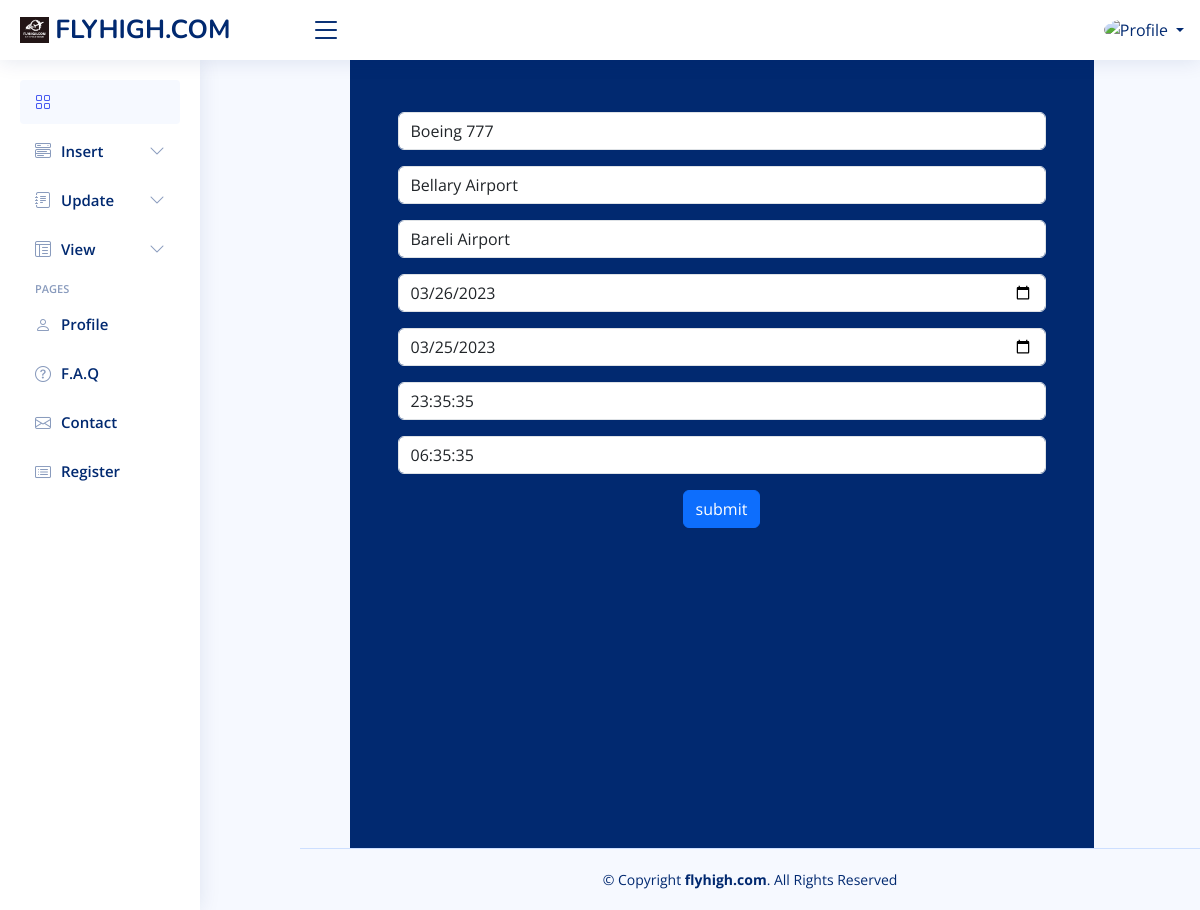
The app's page /admin/pages/fly/edit.php?id=1 with its own data.
### tables this page shows
CREATE TABLE `flight` (
  `id` int(11) NOT NULL,
  `name` varchar(50) NOT NULL,
  `airline_id` int(11) NOT NULL,
  `total_seat` int(30) NOT NULL,
  `created_at` timestamp NOT NULL DEFAULT CURRENT_TIMESTAMP ON UPDATE CURRENT_TIMESTAMP,
  `created_by` varchar(50) NOT NULL,
  `edited_at` timestamp NOT NULL DEFAULT CURRENT_TIMESTAMP,
  `edited_by` varchar(50) NOT NULL
);

CREATE TABLE `airport` (
  `id` int(11) NOT NULL,
  `name` varchar(50) NOT NULL,
  `abbr` varchar(30) NOT NULL,
  `state_id` int(11) NOT NULL,
  `created_at` timestamp NOT NULL DEFAULT CURRENT_TIMESTAMP ON UPDATE CURRENT_TIMESTAMP,
  `created_by` varchar(50) NOT NULL,
  `updated_at` timestamp NOT NULL DEFAULT CURRENT_TIMESTAMP,
  `updated_by` varchar(50) NOT NULL
);

CREATE TABLE `fly` (
  `id` int(11) NOT NULL,
  `flight_id` int(11) NOT NULL,
  `depart_id` int(11) NOT NULL,
  `arrival_id` int(11) NOT NULL,
  `arr_date` date NOT NULL,
  `depart_date` date NOT NULL,
  `arr_time` time NOT NULL,
  `depart_time` time NOT NULL,
  `created_by` varchar(50) NOT NULL,
  `created_at` timestamp NOT NULL DEFAULT CURRENT_TIMESTAMP,
  `edited_by` varchar(50) NOT NULL,
  `edited_at` timestamp NOT NULL DEFAULT CURRENT_TIMESTAMP
);

### admin/pages/fly/edit.php (the view, shortened to what this page needs)
<?php
    require '../../header.php';
    $id=$_GET['id'];
    $sql='SELECT * FROM fly WHERE id=:id';
    $statement=$connection->prepare($sql);
    $statement->execute([':id'=>$id]);
    $routes=$statement->fetch(PDO::FETCH_OBJ);
    $flightid=$routes->flight_id;
    $sql='SELECT name FROM flight WHERE id=:id';
    $sta=$connection->prepare($sql);
    $sta->execute([':id'=>$flightid]);
    $flightname=$sta->fetch(PDO::FETCH_OBJ);
    $name=$flightname->name;
        $depid=$routes->depart_id;
        $sql='SELECT name from airport WHERE id=:id';
        $sta=$connection->prepare($sql);
        $sta->execute([':id'=>$depid]);
        $depname=$sta->fetch(PDO::FETCH_OBJ);
        $departure=$depname->name;
        $arrid=$routes->arrival_id;
        $sql='SELECT name from airport WHERE id=:id';
        $sta=$connection->prepare($sql);
        $sta->execute([':id'=>$arrid]);
        $arrname=$sta->fetch(PDO::FETCH_OBJ);
        $arrival=$arrname->name;
    $depdate=$routes->depart_date;
    $arrdate=$routes->arr_date;
    $deptime=$routes->depart_time;
    $arrtime=$routes->arr_time;
?>
<div class="container row justify-content-center">
    <div class="col-md-3"></div>
<div class="col-md-8 col-10 form  mt-5 ms-5 dark bg-opacity-25 p-5 min-vh-100">
<form action="" method="POST" onsubmit="return validate()" class="">
<div class="mt-3">
    <select name="flight_name" id="flight_name" class="form-control">
    <option value="<?=$name;?>"><?=$name;?></option>
    </select>
</div>
<div class="mt-3">
    <select name="departure" id="departure" class="form-control">
    <option value="<?=$departure;?>"><?=$departure;?></option>
    </select>
</div>
<div class="mt-3">
    <select name="arrival" id="arrival" class="form-control">
    <option value="<?=$arrival;?>"><?=$arrival;?></option>
    </select>
</div>
<div class="mt-3"><input type="date" value="<?=$depdate?>" class="form-control" name="departure_date" id=""></div>
<div class="mt-3"><input type="date" value="<?=$arrdate?>" class="form-control" name="arrival_date" id=""></div>
<div class="mt-3"><input type="text" value="<?=$deptime?>" class="form-control" name="departure_time" id=""></div>
<div class="mt-3"><input type="text" value="<?=$arrtime?>" class="form-control" name="arrival_time" id=""></div>
<div class="text-center mt-3"><input type="submit" value="submit" class="btn btn-primary" name="submit"></div>
</form>
</div>
</div>
<?php
    require '../../footer.php';
?>

### admin/pages/fly/assets/css/style.css (style rules this page uses)
:root { scroll-behavior: smooth; }
body { font-family: "Open Sans", sans-serif; background: #f6f9ff; color: #444444; }
.dark { background-color:#012970; }

### admin/assets/css/style.css (style rules this page uses)
:root { scroll-behavior: smooth; }
body { font-family: "Open Sans", sans-serif; background: #f6f9ff; color: #444444; }
.dark { background-color:#012970; }

### records on screen
flight: flight_name "Boeing 777"
airport: departure "Bellary Airport"
airport: arrival "Bareli Airport"
fly: departure_date "03/26/2023", arrival_date "03/25/2023", departure_time "23:35:35", arrival_time "06:35:35"
